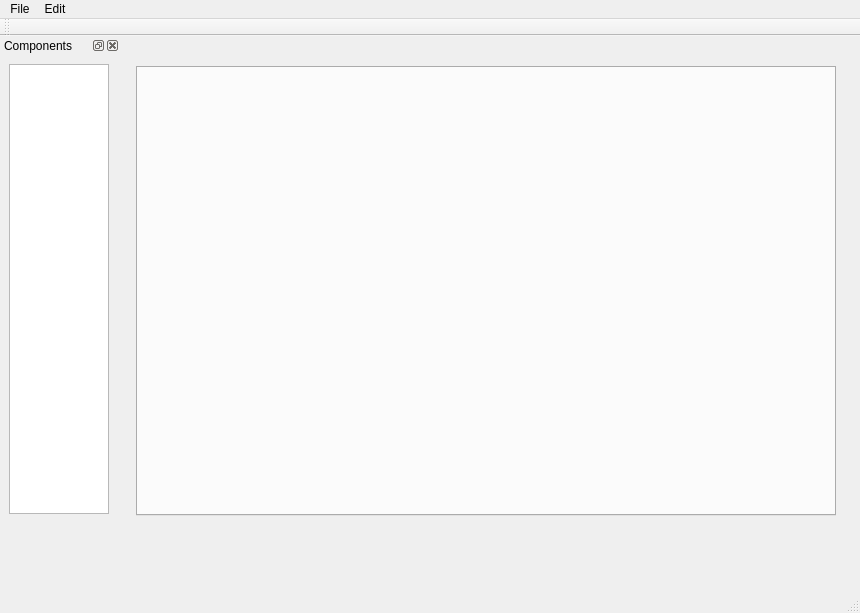
<?xml version="1.0" encoding="UTF-8"?>
<ui version="4.0">
 <class>MainWindow</class>
 <widget class="QMainWindow" name="MainWindow">
  <property name="geometry">
   <rect>
    <x>0</x>
    <y>0</y>
    <width>860</width>
    <height>613</height>
   </rect>
  </property>
  <property name="windowTitle">
   <string>Digital Logic Circuit Simulator - UTC2</string>
  </property>
  <property name="windowIcon">
   <iconset resource="resources.qrc">
    <normaloff>:/icons/images/windowIcon.png</normaloff>:/icons/images/windowIcon.png</iconset>
  </property>
  <widget class="QWidget" name="centralwidget">
   <widget class="QTabWidget" name="tabWidget">
    <property name="geometry">
     <rect>
      <x>10</x>
      <y>30</y>
      <width>700</width>
      <height>450</height>
     </rect>
    </property>
    <property name="minimumSize">
     <size>
      <width>700</width>
      <height>450</height>
     </size>
    </property>
    <property name="maximumSize">
     <size>
      <width>700</width>
      <height>450</height>
     </size>
    </property>
    <property name="baseSize">
     <size>
      <width>500</width>
      <height>500</height>
     </size>
    </property>
    <property name="mouseTracking">
     <bool>true</bool>
    </property>
    <property name="tabsClosable">
     <bool>true</bool>
    </property>
   </widget>
  </widget>
  <widget class="QStatusBar" name="statusbar"/>
  <widget class="QDockWidget" name="dockComponents">
   <property name="minimumSize">
    <size>
     <width>120</width>
     <height>544</height>
    </size>
   </property>
   <property name="maximumSize">
    <size>
     <width>120</width>
     <height>544</height>
    </size>
   </property>
   <property name="windowTitle">
    <string>Components</string>
   </property>
   <attribute name="dockWidgetArea">
    <number>1</number>
   </attribute>
   <widget class="QWidget" name="dockWidgetContents_7">
    <layout class="QHBoxLayout" name="horizontalLayout_2">
     <item alignment="Qt::AlignmentFlag::AlignLeft|Qt::AlignmentFlag::AlignTop">
      <widget class="QListWidget" name="componentList">
       <property name="minimumSize">
        <size>
         <width>100</width>
         <height>450</height>
        </size>
       </property>
       <property name="maximumSize">
        <size>
         <width>100</width>
         <height>450</height>
        </size>
       </property>
      </widget>
     </item>
    </layout>
   </widget>
  </widget>
  <widget class="QToolBar" name="toolBar">
   <property name="windowTitle">
    <string>toolBar</string>
   </property>
   <attribute name="toolBarArea">
    <enum>TopToolBarArea</enum>
   </attribute>
   <attribute name="toolBarBreak">
    <bool>false</bool>
   </attribute>
  </widget>
  <widget class="QMenuBar" name="menubar">
   <property name="geometry">
    <rect>
     <x>0</x>
     <y>0</y>
     <width>860</width>
     <height>26</height>
    </rect>
   </property>
   <widget class="QMenu" name="menuFile">
    <property name="title">
     <string>File</string>
    </property>
    <addaction name="actionNew"/>
    <addaction name="actionOpen"/>
    <addaction name="actionSave"/>
   </widget>
   <widget class="QMenu" name="menuEdit_2">
    <property name="title">
     <string>Edit</string>
    </property>
    <addaction name="actionConfig"/>
   </widget>
   <addaction name="menuFile"/>
   <addaction name="menuEdit_2"/>
  </widget>
  <action name="actionNew">
   <property name="icon">
    <iconset resource="resources.qrc">
     <normaloff>:/icons/images/new.png</normaloff>:/icons/images/new.png</iconset>
   </property>
   <property name="text">
    <string>New File</string>
   </property>
   <property name="toolTip">
    <string>Create a new file</string>
   </property>
   <property name="shortcut">
    <string>Ctrl+N</string>
   </property>
   <property name="menuRole">
    <enum>QAction::MenuRole::ApplicationSpecificRole</enum>
   </property>
  </action>
  <action name="actionOpen">
   <property name="icon">
    <iconset resource="resources.qrc">
     <normaloff>:/icons/images/open.png</normaloff>:/icons/images/open.png</iconset>
   </property>
   <property name="text">
    <string>Open File</string>
   </property>
   <property name="toolTip">
    <string>Open a file</string>
   </property>
   <property name="shortcut">
    <string>Ctrl+O</string>
   </property>
   <property name="menuRole">
    <enum>QAction::MenuRole::ApplicationSpecificRole</enum>
   </property>
  </action>
  <action name="actionSave">
   <property name="icon">
    <iconset resource="resources.qrc">
     <normaloff>:/icons/images/save.png</normaloff>:/icons/images/save.png</iconset>
   </property>
   <property name="text">
    <string>Save </string>
   </property>
   <property name="toolTip">
    <string>Save current file</string>
   </property>
   <property name="shortcut">
    <string>Ctrl+S</string>
   </property>
   <property name="menuRole">
    <enum>QAction::MenuRole::ApplicationSpecificRole</enum>
   </property>
  </action>
  <action name="actionConfig">
   <property name="icon">
    <iconset resource="resources.qrc">
     <normaloff>:/icons/images/config.png</normaloff>:/icons/images/config.png</iconset>
   </property>
   <property name="text">
    <string>Config</string>
   </property>
   <property name="toolTip">
    <string>Change your own settings</string>
   </property>
   <property name="shortcut">
    <string>Ctrl+G</string>
   </property>
   <property name="menuRole">
    <enum>QAction::MenuRole::ApplicationSpecificRole</enum>
   </property>
  </action>
 </widget>
 <resources>
  <include location="resources.qrc"/>
 </resources>
 <connections/>
</ui>
